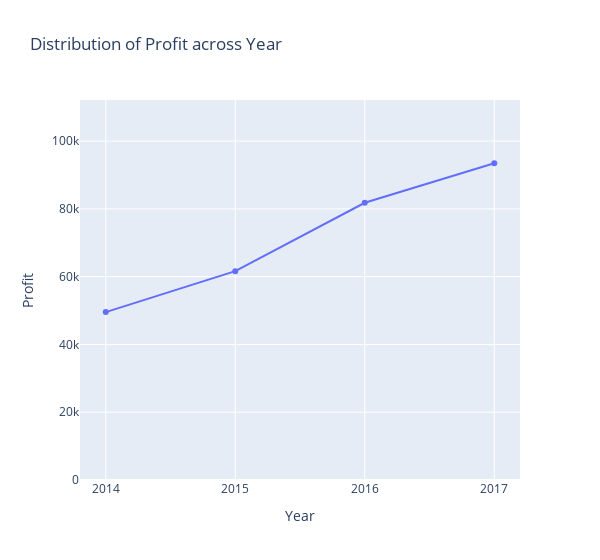

This figure's notebook cell:
### Code cell
eda_timeseries(profit_sum_year, "Year", "Profit")

### Figure 1 — Plotly figure (JSON) as saved in the notebook; plotly's stock layout.template omitted (floating-point values rounded to 4 significant figures)
{"data": [{"mode": "lines+markers", "showlegend": false, "type": "scatter", "x": [2014, 2015, 2016, 2017], "y": [49540.0, 61620.0, 81800.0, 93440.0]}], "layout": {"title": {"text": "Distribution of Profit across Year"}, "width": 600, "xaxis": {"title": {"text": "Year"}}, "yaxis": {"range": [0, 112100.0], "title": {"text": "Profit"}}}}
